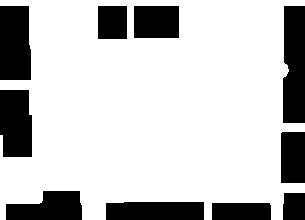
#> input picture black_lines_morphology.jpg, 305 x 220 px, given in place of the camera
$ python a_star_v2.py
#> lines starting #> are read from the running program, lines starting #| are printed output that depends on the picture; after the words box and inside, x2 and y2 are one past the last pixel; in counts of white or black regions, pixels touching at a corner belong together
#> further down, frame is the input picture: shape (220, 305, 3); min 0, max 255, mean 196.8
import cv2
import numpy as np
from heapq import heappop, heappush

class MazeSolver:
    def __init__(self):
        self.cap = cv2.VideoCapture(0)
        self.kernel = np.ones((11, 11), np.uint8)  # Smaller kernel for morphological operations
        if not self.cap.isOpened():
            print("Error: Could not open webcam.")
            exit()

    def crop_frame(self, frame):
        frame_height, frame_width = frame.shape[:2]
#> frame_height = 220; frame_width = 305
        crop_width, crop_height = 1000, 750  # Updated crop size to 1000x750
        x_offset, y_offset = 10, -10  # Offsets for fine-tuning the crop

        # Calculate the start and end points to center the crop
        start_x = (frame_width - crop_width) // 2
#> start_x = -348
        end_x = start_x + crop_width
#> end_x = 652
        start_y = (frame_height - crop_height) // 2
#> start_y = -265
        end_y = start_y + crop_height
#> end_y = 485

        # Return the cropped frame with applied offsets
        return frame[start_y + y_offset:end_y + y_offset, start_x + x_offset:end_x + x_offset]

    def process_frame(self, frame):
        return self.crop_frame(frame)

    def find_green_walls_and_holes(self, frame):
        # Convert the frame to HSV color space
        hsv = cv2.cvtColor(frame, cv2.COLOR_BGR2HSV)
#> hsv: shape (220, 305, 3); mean H, S, V 0, 0, 196.8

        # Define the range for green color (in HSV)
        #colours changed by archie
        lower_green = np.array([0, 85, 0])#np.array([35, 50, 50])
        upper_green = np.array([140, 196, 117])#np.array([85, 255, 255])
        #lower_green = np.array([40, 50, 50])   # Lower bound of green
        #upper_green = np.array([80, 255, 255]) # Upper bound of green

        # Threshold the image to get the green areas (walls)
        green_mask = cv2.inRange(hsv, lower_green, upper_green)
#> green_mask: shape (220, 305); every value is 0

        # Use morphological operations to clean up small gaps and noise
        green_mask_cleaned = cv2.morphologyEx(green_mask, cv2.MORPH_CLOSE, self.kernel)

        # Black line detection (inverse thresholding to find the black line)
        gray = cv2.cvtColor(frame, cv2.COLOR_BGR2GRAY)
        _, black_line_mask = cv2.threshold(gray, 80, 255, cv2.THRESH_BINARY_INV)
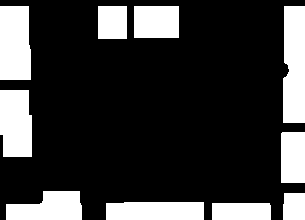
#> black_line_mask: shape (220, 305); 22.8% white; 10 white regions, largest, box (x1, y1, x2, y2) and area: (283, 6, 305, 123) 2451, (0, 6, 31, 80) 2212, (0, 90, 32, 157) 2003

        # Morphological cleanup of the black line mask
        black_line_cleaned = cv2.morphologyEx(black_line_mask, cv2.MORPH_CLOSE, self.kernel)
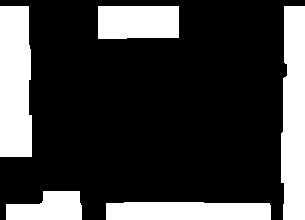
#> black_line_cleaned: shape (220, 305); 24.5% white; 5 white regions, box (x1, y1, x2, y2) and area: (281, 6, 305, 220) 4677, (0, 6, 32, 157) 4571, (106, 202, 271, 220) 2883, (98, 6, 179, 39) 2621, (6, 191, 82, 220) 1702

        # Invert the black line mask to identify areas without the black line
        inverted_black_line_mask = cv2.bitwise_not(black_line_cleaned)

        # The mask of areas considered as holes is the region that is not green (not walls) and not black (no line)
        hole_mask = cv2.bitwise_and(inverted_black_line_mask, cv2.bitwise_not(green_mask_cleaned))

        # Use additional morphological operations to clean the holes mask and reduce noise
        hole_mask_cleaned = cv2.morphologyEx(hole_mask, cv2.MORPH_CLOSE, self.kernel)
        hole_mask_cleaned = cv2.morphologyEx(hole_mask_cleaned, cv2.MORPH_OPEN, self.kernel)  # Erosion step to remove small noise

        return green_mask_cleaned, hole_mask_cleaned


# A* algorithm to find the optimal path
# [40 lines left out: function astar, not called in this run]


# Initialize the MazeSolver
solver = MazeSolver()

# Define start and end points
start_point = (360, 605)  # (x, y)
end_point = (91, 400)  # (x, y)

while True:
    ret, frame = solver.cap.read()
    if not ret:
        break

    # Process the frame (apply crop)
    maze = solver.process_frame(frame)

    # Find the green walls and holes (masks for green and holes)
    green_mask_cleaned, hole_mask_cleaned = solver.find_green_walls_and_holes(maze)

    # Create grid based on the hole mask (1 = obstacle, 0 = free space)
    grid = np.zeros_like(hole_mask_cleaned)
    grid[hole_mask_cleaned == 255] = 1  # Mark walls as 1 (blocked space)

    # Debug: Visualize the grid (pathfinding)
    grid_visual = np.repeat(grid[:, :, np.newaxis], 3, axis=2) * 255
    cv2.imshow("Pathfinding Grid", grid_visual)

    # Ensure start and end points are free (0) in the grid
#> (the run stopped early here; a loop or call above may not have finished)
